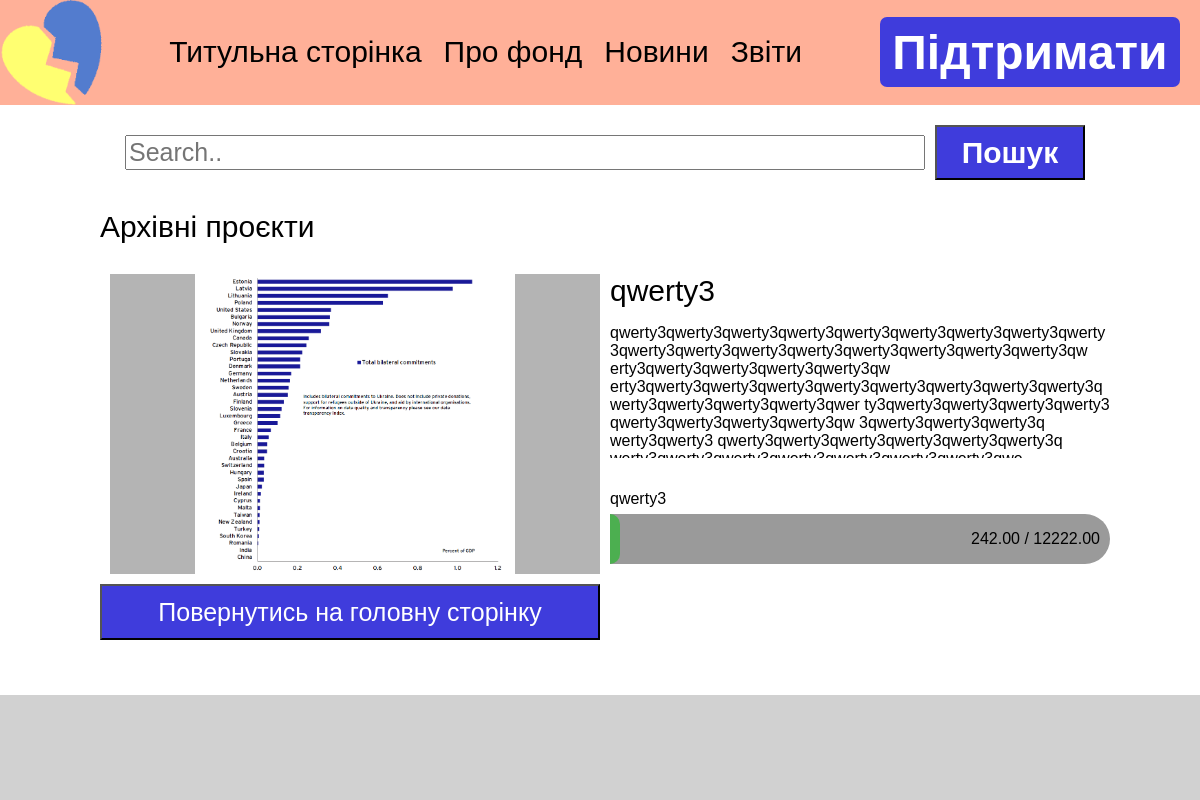
Before: /projects/archived/ with the older database file.
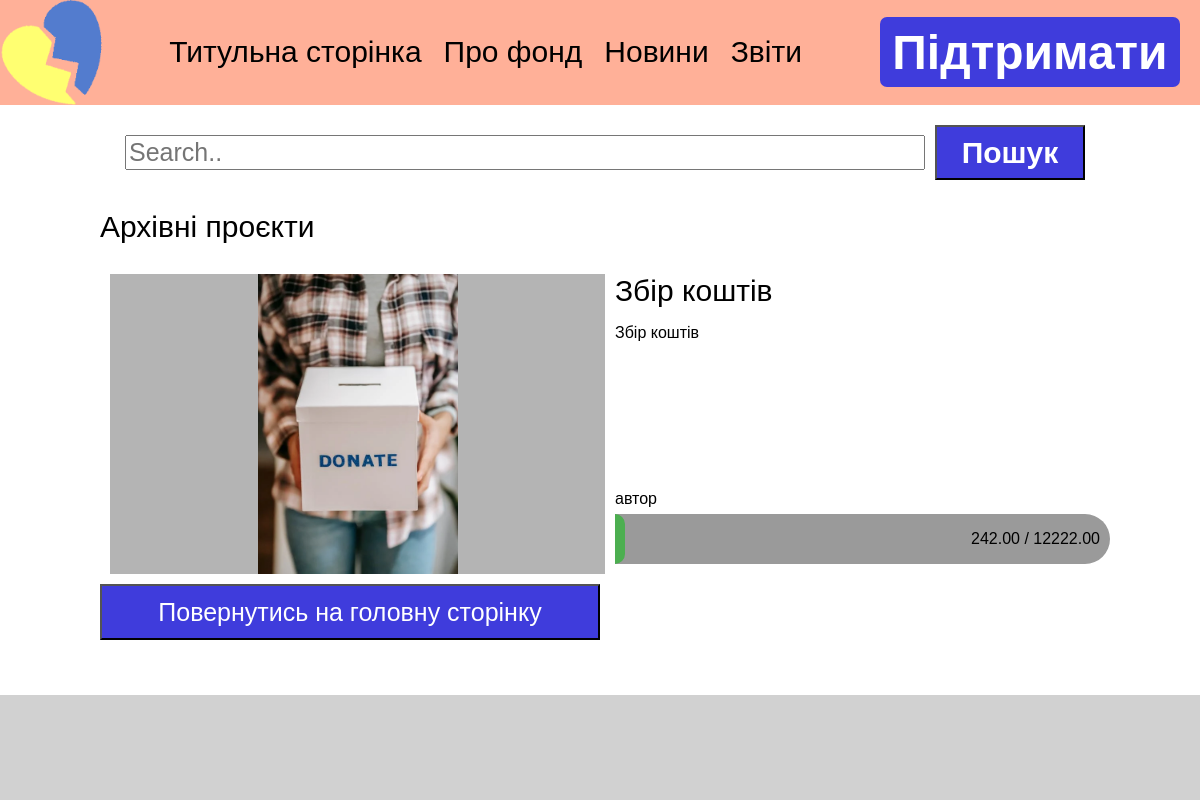
After: the same page with the newer database file.
### UAFOND/models.py (models this page shows)
class Projects(models.Model):
    id = models.AutoField(primary_key=True)
    title = models.CharField(max_length=100, null=False, blank=False)
    author = models.CharField(max_length=100, null=False, blank=False)
    text = models.TextField()
    img = models.ImageField(upload_to='projects/')
    req_money = models.DecimalField(max_digits=20, decimal_places=2, null=False)
    coll_money = models.DecimalField(max_digits=20, decimal_places=2, null=False)
    active = models.BooleanField(default=True, null=False)

### UAFOND/views.py (the view)
# urls.py: path('projects/archived/', views.arch_projects, name='arch_projects'),
def arch_projects(request):
    projects = Projects.objects.all().order_by("-id")
    return render(request, 'projects_arcived_only.html', {'projects': projects})

### templates/projects_arcived_only.html (shortened to what this page needs)
<html lang="uk-UA">
<head>
    {% load static %}
</head>
<body>
    <div id="highbar">
        <img src = "{% static 'label.png' %}">
        <ul>
            <li><a href="{% url 'main' %}">Титульна сторінка</a></li>
            <li><a href="{% url 'about' %}">Про фонд</a></li>
            <li><a href="{% url 'news' %}">Новини</a></li>
            <li><a href="{% url 'report' %}">Звіти</a></li>
        </ul>
        <button onclick="window.location.href='{% url 'support' %}'">Підтримати</button>
    </div>
    {%block content%}
    <div id = "searchbar_field">
        <input id="searchbar" type="text" placeholder="Search..">
        <button id="search">Пошук</button>
    </div>
    <div id="proj_space">
        <div id="arhived_projects">
            <p class="title"> Архівні проєкти <p>
            {%for project in projects %}
                {%if not project.active%}
                    <div class="project">
                        <div class="proj_img">
                            <img src="{{ MEDIA_URL }}{{ project.img.url }}" alt="Image">
                        </div>
                        <div class = "infoblock">
                            <div class="proj_textblock">
                                <a class="title" href="{% url 'proj' project.id %}">{{project.title}}</a>
                                <p class="text">{{project.text}}</p>
                                <p class="author">{{project.author}}</p>
                            </div>
                            <div class="proj_moneybar" data-coll-money="{{ project.coll_money }}" data-req-money="{{ project.req_money }}">
                                <div class="fulled_bar">
                                </div>
                                <p class="money">{{ project.coll_money }} / {{ project.req_money }}</p>
                            </div>
                        </div>
                    </div>
                {%endif%}
            {% endfor %}
            <button class="more_button" id="back" onclick="window.location.href='{% url 'projects' %}'">Повернутись на головну сторінку</button>
        </div>
    </div>
    {% endblock %}
    <div id="lowbar">
    </div>
    <link rel="stylesheet" type="text/css" href="{% static 'projects.css' %}">
</body>
</html>

Changed rows visible on the page:
changed Projects: img: a different picture; title "qwerty3" → "Збір коштів"; text "qwerty3qwerty3qwerty3qwerty3qwerty3qwerty3qwerty3qwerty3qwerty3qwerty3qwerty3qwerty3qwerty3qwerty3qwerty3qwerty3qwerty3qw erty3qwerty3qwerty3qwerty3qwerty3qw erty3qwerty3qwerty3qwerty3qwerty3qwerty3qwerty3qwerty3qwerty3qwerty3qwerty3qwerty3qwerty3qwer ty3qwerty3qwerty3qwerty3qwerty3 qwerty3qwerty3qwerty3qwerty3qw 3qwerty3qwerty3qwerty3q werty3qwerty3 qwerty3qwerty3qwerty3qwerty3qwerty3qwerty3q…" → "Збір коштів"; author "qwerty3" → "автор"
